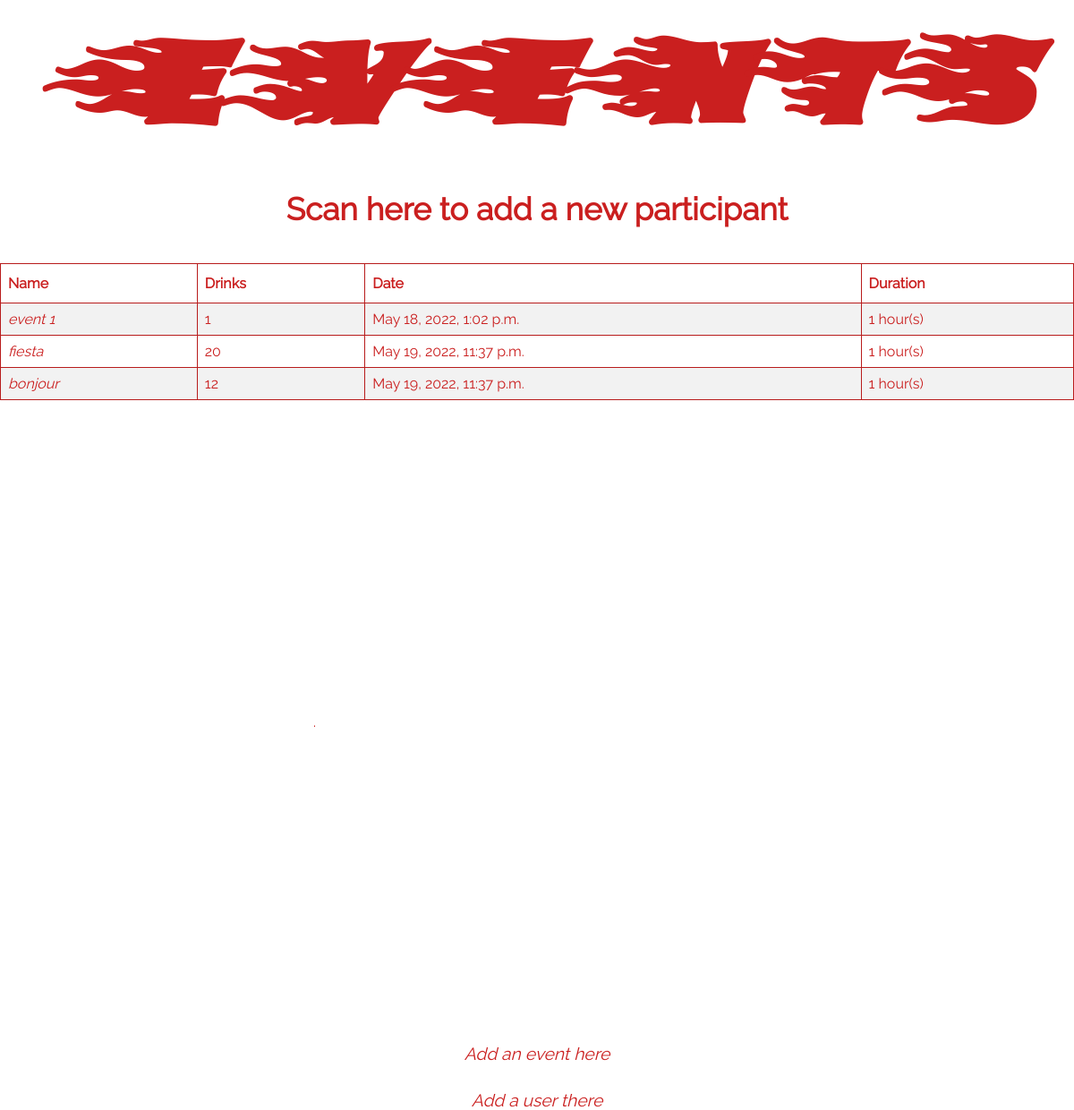
Screenshot of /events/ with the database file from the repository.
### pages/models.py (models this page shows)
class Event(models.Model):
	date = models.DateTimeField(default=timezone.now)
	drinks = models.CharField(max_length = 2)
	name = models.CharField(max_length = 100)
	duration = models.IntegerField()

### pages/views.py (the view)
# urls.py: path('events/', events_page),
@csrf_exempt
def events_page(request, *args, **kwargs):
	if request.method == 'POST':
		res = request.body
		d = json.loads(res)
		participant = Participant(participant = d['id'])
		participant.save()
	context = {
		'scans': Scan.objects.all(),
		'events': Event.objects.all(),
	}
	return render(request, "events.html", context)

### template/events.html
{% extends 'base.html' %}
{% block content %}
<div id="event_page">
	<h1 id="title">EVENTS</h1>
	<h2 id="info">Scan here to add a new participant</h2>
	<table id="table">
		<tr class="first_part">
			<th>Name</th>
			<th>Drinks</th>
			<th>Date</th>
			<th>Duration</th>
		</tr>
		{% for event in events %}
		<tr>
			<td><a class="link_event" href="{%url 'one_event' event.id %}">{{ event.name }}</a></td>
			<td>{{ event.drinks }}</td>
			<td>{{ event.date }}</td>
			<td>{{ event.duration }} hour(s)</td>
		</tr>
		{% endfor %}
	</table>
	<div class="white_cube"> .</div>
	<p><a class="link_event" href="../admin/pages/event/add/">Add an event here</a></p>
	<p><a class="link_event" href="../add_user/">Add a user there</a></p>
</div>
{% endblock %}

### template/base.html (shortened to what this page needs)
{% load static %}
<!doctype html>
<html>
<head>
	<link rel ="stylesheet" type="text/css" href="{% static 'css/style.css' %}" />
</head>
<body>
	{% block content %}{% endblock %}
</body>
</html>

### static/css/style.css (style rules this page uses)
a:link { text-decoration: none; color: black; }
* { margin: 0; padding: 0; }
#event_page { font-family: Arial, Helvetica, sans-serif; height: 100vh; color: rgb(202, 31, 31); font-family: 'Raleway-Regular', serif; }
#event_page #title { display: flex; justify-content: center; align-items: center; padding-top: 40px; font-size: 125px; line-height: 90%; font-family: 'Blazed', serif; }
#event_page #info { margin-top: 60px; display: flex; justify-content: center; align-items: center; font-size: 35px; }
#event_page #table { margin-top: 40px; border-collapse: collapse; width: 100%; }
#table td, #table th { border: 1px solid rgb(184, 28, 28); padding: 8px; }
#table tr:nth-child(even) { background-color: #f2f2f2; }
#table th { padding-top: 12px; padding-bottom: 12px; text-align: left; background-color: white; color: rgb(202, 31, 31); }
.white_cube { margin: 350px; }
.link_event { color: rgb(202, 31, 31)!important; font-style: italic; }
#event_page p { margin-top: 30px; font-size: larger; position: sticky; display: flex; justify-content: center; }

### rows the page displays
Event: name "event 1", drinks "1", date "May 18, 2022, 1:02 p.m.", duration "1"
Event: name "fiesta", drinks "20", date "May 19, 2022, 11:37 p.m.", duration "1"
Event: name "bonjour", drinks "12", date "May 19, 2022, 11:37 p.m.", duration "1"
